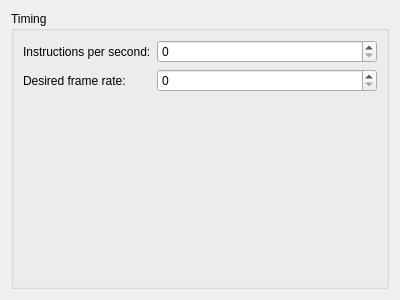
<?xml version="1.0" encoding="UTF-8"?>
<ui version="4.0">
 <class>MachineSettings</class>
 <widget class="QWidget" name="MachineSettings">
  <property name="geometry">
   <rect>
    <x>0</x>
    <y>0</y>
    <width>400</width>
    <height>300</height>
   </rect>
  </property>
  <property name="windowTitle">
   <string>Form</string>
  </property>
  <layout class="QVBoxLayout" name="verticalLayout">
   <item>
    <widget class="QGroupBox" name="groupBox">
     <property name="title">
      <string>Timing</string>
     </property>
     <layout class="QFormLayout" name="formLayout">
      <item row="0" column="0">
       <widget class="QLabel" name="label">
        <property name="text">
         <string>Instructions per second:</string>
        </property>
       </widget>
      </item>
      <item row="0" column="1">
       <widget class="QSpinBox" name="spinBox"/>
      </item>
      <item row="1" column="0">
       <widget class="QLabel" name="label_2">
        <property name="text">
         <string>Desired frame rate:</string>
        </property>
       </widget>
      </item>
      <item row="1" column="1">
       <widget class="QSpinBox" name="spinBox_2"/>
      </item>
     </layout>
    </widget>
   </item>
  </layout>
 </widget>
 <resources/>
 <connections/>
</ui>
